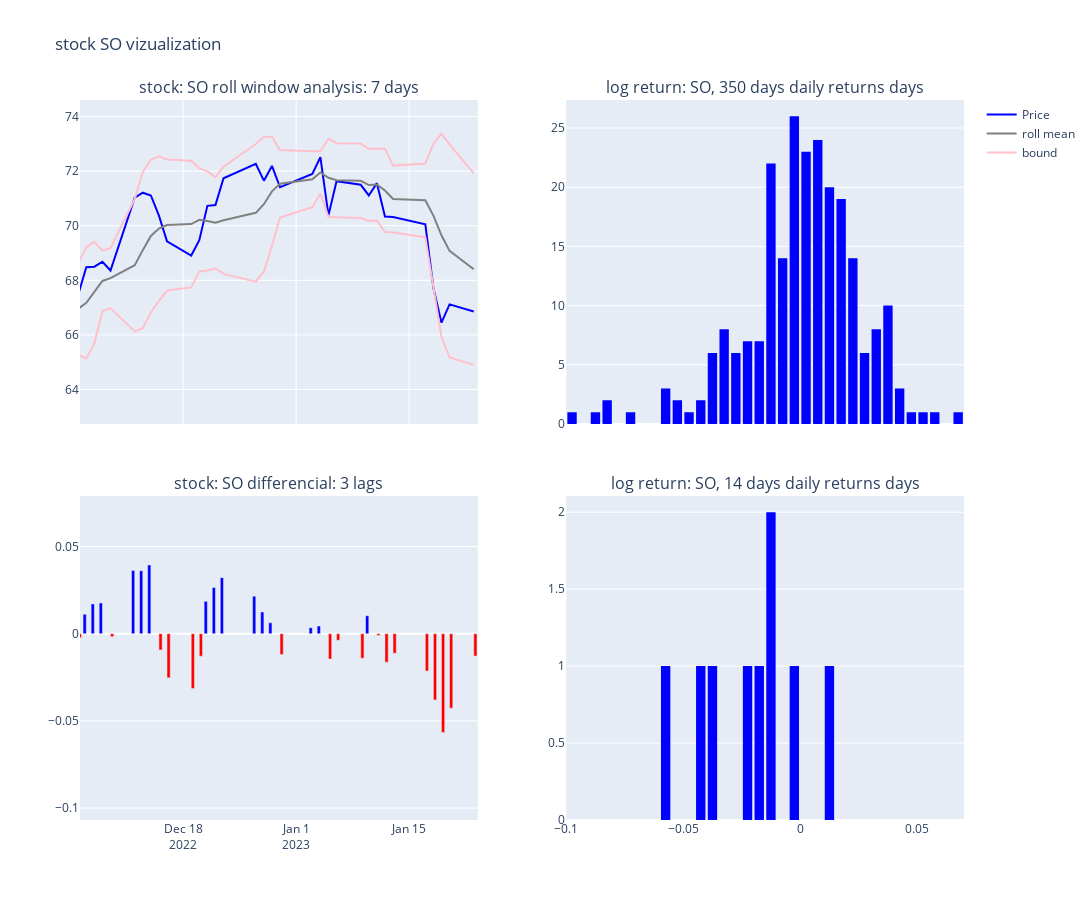

The cell this chart's notebook holds for it:
### Code cell
viz_data(stock_code = "SO", n_days = n_days, window = window, lags = lags)

### Figure 1 — Plotly figure (JSON) as saved in the notebook; plotly's stock layout.template omitted (floating-point values rounded to 4 significant figures; data arrays with more than 128 entries replaced by an {"elided": "..."} marker saying what was removed)
{"data": [{"marker": {"color": "blue"}, "name": "Price", "type": "scatter", "x": {"elided": "240 str values"}, "xaxis": "x", "y": {"elided": "240 float values"}, "yaxis": "y"}, {"marker": {"color": "grey"}, "name": "roll mean", "type": "scatter", "x": {"elided": "240 str values"}, "xaxis": "x", "y": {"elided": "240 float values"}, "yaxis": "y"}, {"marker": {"color": "pink"}, "name": "bound", "type": "scatter", "x": {"elided": "240 str values"}, "xaxis": "x", "y": {"elided": "240 float values"}, "yaxis": "y"}, {"marker": {"color": "pink"}, "name": "bound", "showlegend": false, "type": "scatter", "x": {"elided": "240 str values"}, "xaxis": "x", "y": {"elided": "240 float values"}, "yaxis": "y"}, {"marker": {"color": "blue"}, "showlegend": false, "type": "bar", "x": {"elided": "240 str values"}, "xaxis": "x3", "y": {"elided": "240 float values"}, "yaxis": "y3"}, {"marker": {"color": "red"}, "showlegend": false, "type": "bar", "x": {"elided": "240 str values"}, "xaxis": "x3", "y": {"elided": "240 float values"}, "yaxis": "y3"}, {"marker": {"color": "blue"}, "nbinsx": 50, "showlegend": false, "type": "histogram", "x": {"elided": "240 float values"}, "xaxis": "x2", "yaxis": "y2"}, {"marker": {"color": "blue"}, "nbinsx": 20, "showlegend": false, "type": "histogram", "x": [0.01032, -0.0009777, -0.01636, -0.01117, -0.02133, -0.03796, -0.05661, -0.04273, -0.01278], "xaxis": "x4", "yaxis": "y4"}], "layout": {"annotations": [{"font": {"size": 16}, "showarrow": false, "text": "stock: SO roll window analysis: 7 days", "x": 0.225, "xanchor": "center", "xref": "paper", "y": 1, "yanchor": "bottom", "yref": "paper"}, {"font": {"size": 16}, "showarrow": false, "text": "log return: SO, 350 days daily returns days", "x": 0.775, "xanchor": "center", "xref": "paper", "y": 1, "yanchor": "bottom", "yref": "paper"}, {"font": {"size": 16}, "showarrow": false, "text": "stock: SO differencial: 3 lags", "x": 0.225, "xanchor": "center", "xref": "paper", "y": 0.45, "yanchor": "bottom", "yref": "paper"}, {"font": {"size": 16}, "showarrow": false, "text": "log return: SO, 14 days daily returns days", "x": 0.775, "xanchor": "center", "xref": "paper", "y": 0.45, "yanchor": "bottom", "yref": "paper"}], "height": 900, "title": {"text": "stock SO vizualization"}, "width": 1400, "xaxis": {"anchor": "y", "autorange": false, "domain": [0, 0.45], "matches": "x3", "range": ["2022-12-05 05:18:23.0741", "2023-01-23 12:00"], "showticklabels": false, "type": "date"}, "xaxis2": {"anchor": "y2", "autorange": true, "domain": [0.55, 1], "matches": "x4", "range": [-0.1, 0.07], "showticklabels": false, "type": "linear"}, "xaxis3": {"anchor": "y3", "autorange": false, "domain": [0, 0.45], "range": ["2022-12-05 05:18:23.0741", "2023-01-23 12:00"], "type": "date"}, "xaxis4": {"anchor": "y4", "autorange": true, "domain": [0.55, 1], "range": [-0.1, 0.07], "type": "linear"}, "yaxis": {"anchor": "x", "autorange": false, "domain": [0.55, 1], "range": [62.74, 74.61], "type": "linear"}, "yaxis2": {"anchor": "x2", "autorange": true, "domain": [0.55, 1], "range": [0, 27.37]}, "yaxis3": {"anchor": "x3", "autorange": true, "domain": [0, 0.45], "range": [-0.1068, 0.07898], "type": "linear"}, "yaxis4": {"anchor": "x4", "autorange": true, "domain": [0, 0.45], "range": [0, 2.105]}}}
